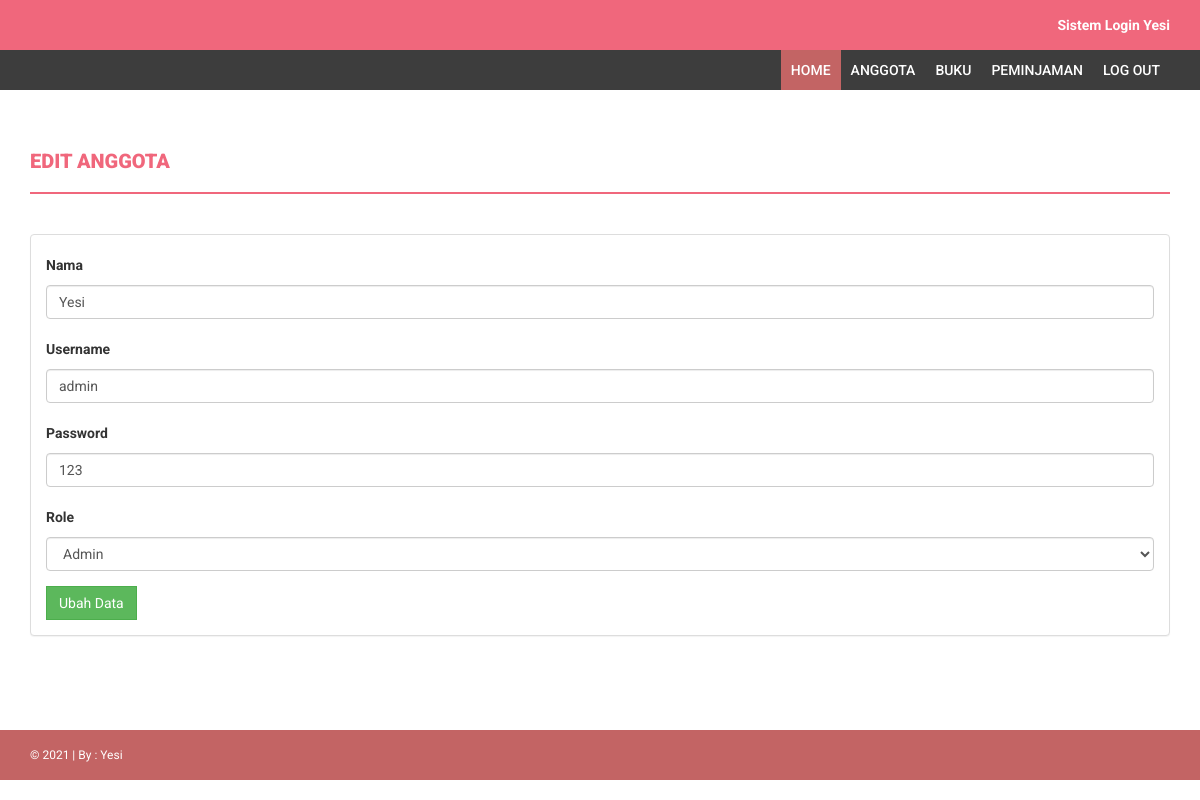
Screenshot of /edit_anggota.php?id=1 (signed in) with the database file from the repository.
### tables this page shows
CREATE TABLE `user` (
  `id` int(11) NOT NULL,
  `nama` varchar(100) NOT NULL,
  `username` varchar(100) NOT NULL,
  `password` varchar(100) NOT NULL,
  `role` enum('Admin','User') NOT NULL
);

### edit_anggota.php (the view, shortened to what this page needs)
<?php
    include('connect.php');
?>
<!DOCTYPE html>
<html xmlns="http://www.w3.org/1999/xhtml">
<head>
    <link href="assets/css/bootstrap.css" rel="stylesheet" />
    <link href="assets/css/font-awesome.css" rel="stylesheet" />
    <link href="assets/css/style.css" rel="stylesheet" />
</head>
<body>
    <header>
        <div class="container">
            <div class="row">
                <div class="col-md-12">
                    <strong>Sistem Login Yesi </strong>
                </div>
            </div>
        </div>
    </header>
    <section class="menu-section">
        <div class="container">
            <div class="row">
                <div class="col-md-12">
                    <div class="navbar-collapse collapse ">
                        <ul id="menu-top" class="nav navbar-nav navbar-right">
                            <li><a class="menu-top-active" href="dashboard.php">Home</a></li>
                            <li><a href="anggota.php">Anggota</a></li>
                            <li><a href="buku.php">Buku</a></li>
                            <li><a href="peminjaman.php">Peminjaman</a></li>
                            <li><a href="logout.php">Log Out</a></li>
                        </ul>
                    </div>
                </div>
            </div>
        </div>
    </section>
    <div class="content-wrapper">
        <div class="container">
            <div class="row">
                <div class="col-md-12">
                    <h1 class="page-head-line">Edit Anggota</h1>
                </div>
            </div>
            <div class="row">
                <div class="col-md-12">
                    <div class="panel panel-default">
                        <div class="panel-body">
                            <?php
                                $id = $_GET['id'];
                                $query = mysqli_query($connect, "SELECT * FROM user WHERE id='$id'") or die(mysqli_error());
                                $data = mysqli_fetch_array($query);
                            ?>
                            <form action="update_anggota.php" method="post">
                                <div class="form-group">
                                    <label for="nama">Nama</label>
                                    <input type="text" class="form-control" name="nama" id="nama" value="<?= $data['nama']; ?>" />
                                </div>
                                <div class="form-group">
                                    <label for="username">Username</label>
                                    <input type="text" class="form-control" name="username" id="username" value="<?= $data['username']; ?>" />
                                </div>
                                <div class="form-group">
                                    <label for="password">Password</label>
                                    <input type="text" class="form-control" name="password" id="password" value="<?= $data['password']; ?>" />
                                </div>
                                <div class="form-group">
                                    <label>Role</label>
                                    <select name="role" class="form-control">
                                        <option class="alert-danger" value="<?= $data['role']; ?>"><?= $data['role']; ?></option>
                                    </select>
                                </div>
                                <button type="submit" class="btn btn-success">Ubah Data</button>
                            </form>
                        </div>
                    </div>
                </div>
            </div>
        </div>
    </div>
    <footer>
        <div class="container">
            <div class="row">
                <div class="col-md-12">
                    &copy; <?= date('Y'); ?> | By : Yesi</a>
                </div>
            </div>
        </div>
    </footer>
</body>
</html>

### assets/css/style.css (style rules this page uses)
body { font-family: 'Roboto', sans-serif; line-height: 30px; }
.content-wrapper { margin-top: 40px; min-height: 600px; padding-bottom: 60px; }
.page-head-line { font-weight: 900; padding-bottom: 20px; border-bottom: 2px solid #F0677C; text-transform: uppercase; color: #F0677C; font-size: 20px; margin-bottom: 40px; }
.btn { border-radius: 0px; -webkit-border-radius: 0px; -moz-border-radius: 0px; }
header { background-color: #F0677C; color: #fff; padding: 10px; text-align: right; }
.menu-section { background-color: #3D3D3D; }
#menu-top a { color: #FFF; text-decoration: none; font-weight: 500; padding: 10px 10px 10px 10px; text-transform: uppercase; }
.menu-top-active { background-color: #C36464; }
footer { padding: 10px; color: #fff; font-size: 12px; background-color: #C36464; }

### rows the page displays
user: nama "Yesi", username "admin", password "123", role "Admin"
